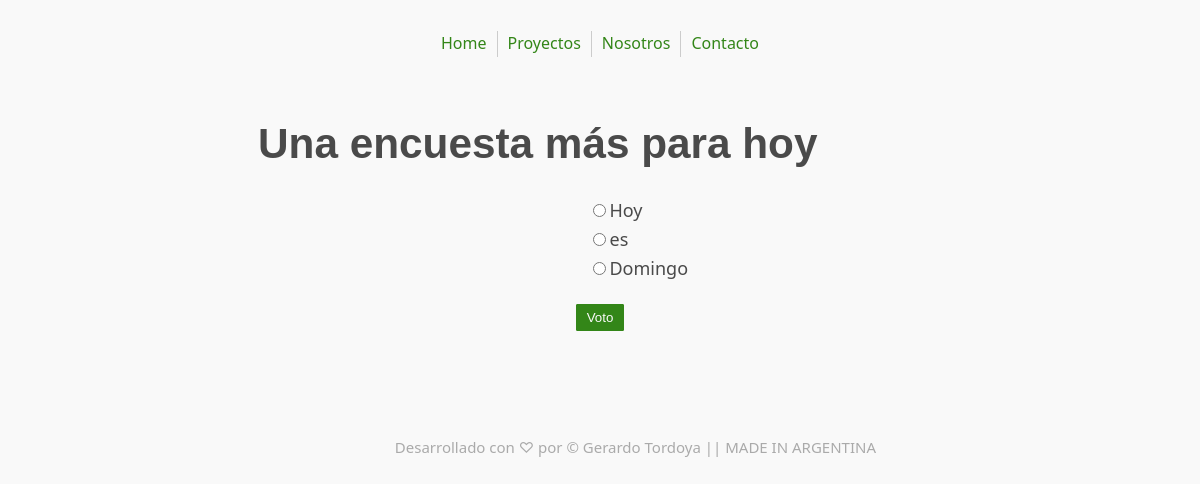
Page /9/detalle/ on the committed database.
### encuestas/models.py (models this page shows, shortened)
class Encuesta(models.Model):
    texto_encuesta = models.CharField(max_length=200)
    fecha_publicacion = models.DateTimeField('Fecha de publicación')
    def es_reciente(self):
        es_ahora = timezone.now()
        return es_ahora - datetime.timedelta(days=3) <= self.fecha_publicacion <= es_ahora
    es_reciente.admin_order_field = 'fecha_publicacion'
    es_reciente.boolean = True
    es_reciente.short_description = '¿Publicado recientemente?'

class Opciones(models.Model):
    la_encuesta = models.ForeignKey(Encuesta, on_delete=models.CASCADE)
    texto_opcion = models.CharField(max_length=200)
    los_votos = models.IntegerField(default=0)

### encuestas/views.py (the view)
# urls.py: path('detalle/', views.DetalleView.as_view(), name='detalle'),
class DetalleView(generic.DetailView):
        model = Encuesta
        template_name = 'encuestas/detalle.html'
        def get_queryset(self):
            return Encuesta.objects.filter(fecha_publicacion__lte=timezone.now())

### encuestas/templates/encuestas/detalle.html (shortened to what this page needs)
{% extends "base.html" %}
{% block content %}
<h1>{{ encuesta.texto_encuesta }}</h1>
<form action="{% url 'encuestas:voto' encuesta.id %}" method="post">
    {% for opcion in encuesta.opciones_set.all %}
    <input type="radio" name="opcion" id="opcion{{ forloop.counter }}" value="{{ opcion.id }}">{{ opcion.texto_opcion }}
    {% endfor %}
    <div>
        <input type="submit" value="Voto">
    </div>
</form>
{% endblock %}

### encuestas/static/encuestas/style.css (style rules this page uses)
html { font-family: system-ui, -apple-system, BlinkMacSystemFont, "Segoe UI", Roboto, Oxygen, Ubuntu, Cantarell, "PT Sans", "Open Sans", "Fira Sans", "Droid Sans", "Helvetica Neue", Helvetica, Arial, sans-serif; font-size: 62.5%; line-height: 1.4; -webkit-overflow-scrolling: touch; }
body { font-size: 1.8rem; line-height: 1.618; max-width: 38em; margin: auto; color: #4a4a4a; background-color: #f9f9f9; padding: 13px; }
h1, h2, h3, h4, h5, h6 { line-height: 1.1; font-family: Verdana, Geneva, sans-serif; font-weight: 700; overflow-wrap: break-word; word-wrap: break-word; -ms-word-break: break-all; word-break: break-word; -ms-hyphens: auto; -moz-hyphens: auto; -webkit-hyphens: auto; hyphens: auto; }
h1 { font-size: 2.35em; }
div { text-align: center; margin-top: 1em; }
.button, button, input[type="submit"], input[type="reset"], input[type="button"] { display: inline-block; padding: 5px 10px; text-align: center; text-decoration: none; white-space: nowrap; background-color: #338618; color: #f9f9f9; border-radius: 1px; border: 1px solid #338618; cursor: pointer; box-sizing: border-box; }

### rows in the picture
Encuesta: texto_encuesta "Una encuesta más para hoy"
Opciones: texto_opcion "Hoy"
Opciones: texto_opcion "es"
Opciones: texto_opcion "Domingo"
